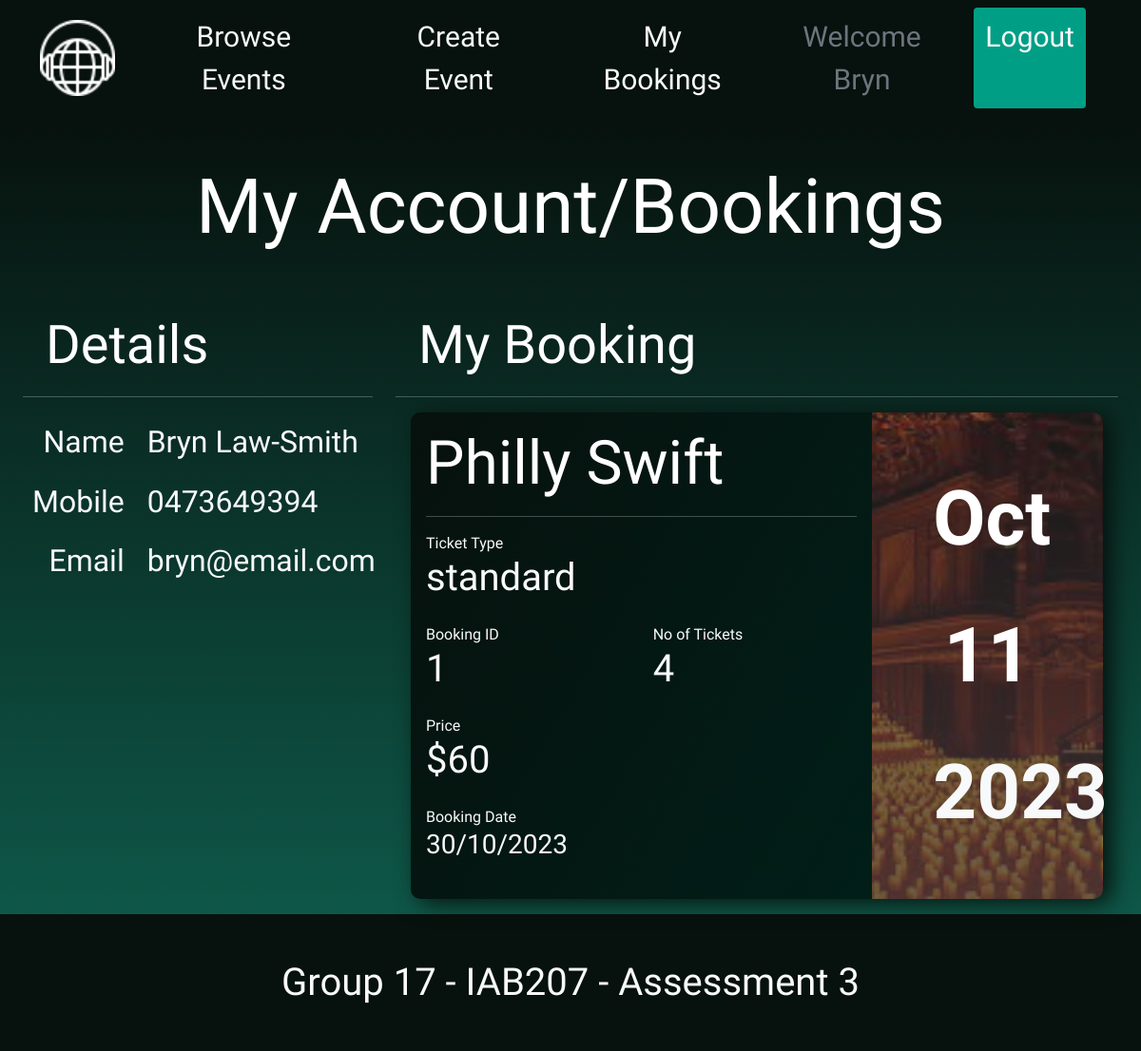
The page /bookings/ (signed in) on the database its author committed.
### website/models.py (models this page shows, shortened)
class User(db.Model, UserMixin):
    __tablename__ = 'users'
    userID = db.Column(db.Integer, primary_key=True)
    email_address = db.Column(db.String(100), index=True, unique=True, nullable=False)
    password_hash = db.Column(db.String(255), nullable=False)
    firstName = db.Column(db.String(100), nullable=False)
    lastName = db.Column(db.String(100), nullable=False)
    mobileNo = db.Column(db.String(10), nullable=False)
    eventCreated = db.relationship('Event', backref='user')
    bookings = db.relationship('Booking', backref='user')
    comments = db.relationship('Comment', backref='user')

class Booking(db.Model):
    __tablename__ = 'bookings'
    bookingID = db.Column(db.Integer, primary_key=True)
    ticketType = db.Column(db.String(100), nullable=False)
    NoOfTicket = db.Column(db.Integer, nullable=False)
    totalPrice = db.Column(db.Integer, nullable=False)
    date = db.Column(db.DateTime, nullable=False , default=datetime.now())
    userID = db.Column(db.Integer, db.ForeignKey('users.userID'))
    eventID = db.Column(db.Integer, db.ForeignKey('events.eventID'))
    ticketID = db.Column(db.Integer, db.ForeignKey('ticketTypes.ticketID'))

class Event(db.Model):
    __tablename__ = 'events'
    eventID = db.Column(db.Integer, primary_key=True)
    eventName = db.Column(db.String(100), index=True, nullable=False)
    suburb = db.Column(db.String(100), index=True, nullable=False)
    state = db.Column(db.String(100), index=True, nullable=False)
    dateTime = db.Column(db.Date, nullable=False, default=date)
    genres = db.Column(db.String(100), nullable=False)
    status = db.Column(db.Enum(EventStatusEnum), nullable=False)
    imagePath = db.Column(db.String(200), nullable=False)
    userID = db.Column(db.Integer, db.ForeignKey('users.userID'))
    eventDetail = db.relationship('EventDetail', backref='event', uselist=False)
    ticketType = db.relationship('TicketType', backref='event')
    bookings = db.relationship('Booking', backref='event')
    comments = db.relationship('Comment', backref='event')

class TicketType(db.Model):
    __tablename__ = 'ticketTypes'
    ticketID = db.Column(db.Integer, primary_key=True)
    ticketType = db.Column(db.String(100), nullable=False)
    ticketPrice = db.Column(db.Integer, nullable=False)
    ticketAvailability = db.Column(db.Integer, nullable=False)
    eventID = db.Column(db.Integer, db.ForeignKey('events.eventID'))
    ticketName = db.relationship('Booking', backref='ticket')
    ticketName2 = db.relationship('Event', backref='ticket')

### website/bookings.py (the view)
@bookbp.route('/')
@login_required
def show():
    allBookings = db.session.query(Booking).filter(Booking.userID == current_user.userID).all()
    return render_template('bookings.html', bookings = allBookings, user = current_user)

### website/templates/bookings.html (shortened to what this page needs)
{% extends 'base.html' %}
{% block content %}
<div class="container-fluid backgroundDark">
   <div class="container-xxl text-light">
      <div class="text-center">
         <h1 class="display-1 py-5">My Account/Bookings</h1>
      </div>
      <div class="row">
         <div class="col-12 col-xl-4">
            <nav class="navbar navbar-expand-lg navbar-dark">
               <div class="container">
                  <h1 class="display-4">Details</h1>
               </div>
            </nav>
            <hr class="my-1">
            <div class="row" id="detailsFontAll">
               <div class="col-4 text-end" id="detailsFontLight">
                  <h2>Name</h2>
                  <h2>Mobile</h2>
                  <h2>Email</h2>
               </div>
               <div class="col-8 text-start">
                  <h2>{{ user.firstName }} {{ user.lastName }}</h2>
                  <h2>{{ user.mobileNo }}</h2>
                  <h2>{{ user.email_address }}</h2>
               </div>
            </div>
         </div>
         <div class="col-12 col-xl-8">
            <nav class="navbar navbar-expand-lg navbar-dark">
               <div class="container">
                  <h1 class="display-4">My Booking</h1>
               </div>
            </nav>
            <hr class="my-1">
            {% for booking in bookings %}
            <div class="row m-3 dropShadowForBookings">
               <div class="col-12 col-sm-8 infoPart">
                  <div class="p-3 text-light bookingGradientBg infoPart-rounded">
                     <h1 class="display-3 mb-2">{{ booking.event.eventName }}</h1>
                     <hr>
                     <p class="m-0">Ticket Type</p>
                     <h3 class="mb-4 display-6">{{ booking.ticket.ticketType }}</h3>
                     <div class="row">
                        <div class="col-6">
                           <p class="m-0">Booking ID</p>
                           <h3 class="mb-4 display-6">{{ booking.bookingID }}</h3>
                        </div>
                        <div class="col-6">
                           <p class="m-0">No of Tickets</p>
                           <h3 class="mb-4 display-6">{{ booking.NoOfTicket }}</h3>
                        </div>
                        <div class="col-12">
                           <p class="m-0">Price</p>
                           <h3 class="mb-4 display-6">${{ booking.totalPrice }}</h3>
                        </div>
                        <div class="col-12">
                           <p class="m-0">Booking Date</p>
                           <h3 class="mb-4">{{ booking.date.strftime('%d/%m/%Y') }}</h3>
                        </div>
                     </div>
                  </div>
               </div>
               <div class="col-12 col-sm-4 datePart">
                  <div
                     style="background-image: linear-gradient(rgba(46, 46, 46, 0.5), rgba(73, 56, 56, 0.8)), url(../static/{{booking.event.imagePath}});"
                     class="p-3 text-light h-100 justify-content-center align-middle text-center datePart-rounded bookingImages">
                     <div class="m-5">
                        <h1 class="display-1 d-inline d-sm-block my-5">{{ booking.event.dateTime.strftime('%b')}}</h1>
                        <h1 class="display-1 d-inline d-sm-block my-5">{{ booking.event.dateTime.strftime('%d')}}</h1>
                        <h3 class="display-1 d-inline d-sm-block my-5">{{ booking.event.dateTime.strftime('%Y')}}</h3>
                     </div>
                  </div>
               </div>
            </div>
            {% endfor %}
         </div>
      </div>
   </div>
</div>
{% endblock %}

### website/templates/base.html (shortened to what this page needs)
<!DOCTYPE html>
<html lang="en">
<head>
    <link href="https://cdn.jsdelivr.net/npm/bootstrap@5.0.0-beta3/dist/css/bootstrap.min.css" rel="stylesheet"
>
    <link rel="stylesheet" href="{{ url_for('static',filename='styles/style.css') }}">
</head>
<body>
    <header class="bg-light">
        <nav class="navbar navbar-expand-lg navbar-light backgroundDarkNoGradient navFontSize">
            <div class="container">
                <a href="/" class="navbar-brand">
                    <img id="companyLogo" src="{{ url_for('static',filename='image/logo.png') }}"
                        class="rounded float-left img-fluid" alt="Company Logo">
                </a>
                <div class="collapse navbar-collapse justify-content-end" id="navbarButtons">
                    <div class="navbar-nav ml-auto">
                        <a class="nav-item nav-link text-light mx-3 navButtons" href="/">Browse Events</a>
                        <a class="nav-item nav-link text-light mx-3 navButtons" href="/creator">Create Event</a>
                        <a class="nav-item nav-link text-light mx-3 navButtons" href="/bookings">My Bookings</a>
                        {% if current_user.is_authenticated %}
                        <a class="nav-item nav-link disabled text-muted" href="#">Welcome {{current_user.firstName}}</a>
                        <a id="LoginButton" class="nav-item nav-link buttonGreenBg rounded text-light mx-3"
                            href="{{ url_for('auth.logout') }}">Logout</a>
                        {% else %}
                        <a id="LoginButton" class="nav-item nav-link buttonGreenBg rounded text-light mx-3"
                            href="{{ url_for('auth.login') }}">Login</a>
                        <a id="LoginButton" class="nav-item nav-link buttonGreenBg rounded text-light mx-3"
                            href="{{ url_for('auth.register') }}">Register</a>
                        {% endif %}
                    </div>
                </div>
            </div>
        </nav>
    </header>
    {% block content %}
    {% endblock %}
    <footer class="footer">
        <div class="text-center py-5 backgroundDarkNoGradient">
            <span class="text-light display-6">Group 17 - IAB207 - Assessment 3</span>
        </div>
    </footer>
</body>
</html>

### website/static/styles/style.css (style rules this page uses)
body { font-family: 'Share Tech', sans-serif; }
#companyLogo { height: 80px; }
.navbar-collapse { text-align: center; }
#detailsFontLight h2 { font-weight: lighter; }
#detailsFontAll h2 { margin: 1.5rem 0 1.5rem; }
.infoPart-rounded { border-top-left-radius: 10px; border-bottom-left-radius: 10px; }
.datePart-rounded { border-top-right-radius: 10px; border-bottom-right-radius: 10px; }
.infoPart, .datePart { padding: 0; }
.bookingImages { background-size: cover; background-position: center; }
.bookingImages h1, .bookingImages h3 { font-weight: 800; }
.backgroundDark { background-image: linear-gradient(#07110d, #0e5748) }
.backgroundDarkNoGradient { background-color: #07110d; }
.buttonGreenBg { background-color: #009f85; transition: 0.3s; color: #d4e6e3; }
.navFontSize { font-size: clamp(20px, 4vw, 30px); }
.dropShadowForBookings { filter: drop-shadow(9px 4px 12px #07110d); }
.bookingGradientBg { background-image: linear-gradient(120deg, #07110d, #011e18); }
#LoginButton { width: 120px }
#errorBox p, h1 { color: white; }
html { background-color: black; }

### rows shown on the page
User: firstName "Bryn", lastName "Law-Smith", mobileNo "0473649394", email_address "bryn@email.com"
Booking: event.eventName "Philly Swift", ticket.ticketType "standard", bookingID "1", NoOfTicket "4", totalPrice "60", date "30/10/2023", event.imagePath (picture), event.dateTime "Oct", event.dateTime "11", event.dateTime "2023"
